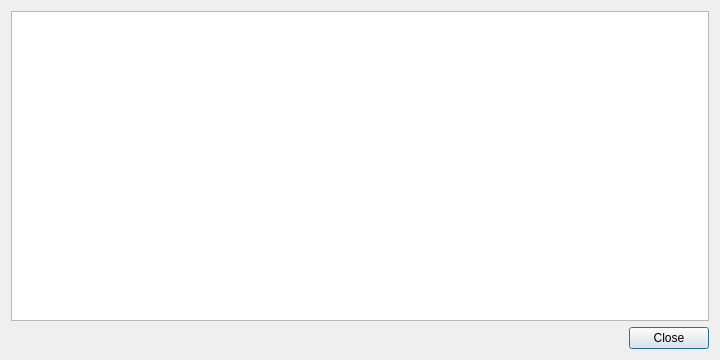
<?xml version="1.0" encoding="UTF-8"?>
<ui version="4.0">
 <class>TransactionDescDialog</class>
 <widget class="QDialog" name="TransactionDescDialog">
  <property name="geometry">
   <rect>
    <x>0</x>
    <y>0</y>
    <width>720</width>
    <height>360</height>
   </rect>
  </property>
  <property name="windowTitle">
   <string>Transaction details</string>
  </property>
  <layout class="QVBoxLayout" name="verticalLayout">
   <item>
    <widget class="QTextEdit" name="detailText">
     <property name="toolTip">
      <string>This pane shows a detailed description of the transaction</string>
     </property>
     <property name="readOnly">
      <bool>true</bool>
     </property>
    </widget>
   </item>
   <item>
    <widget class="QDialogButtonBox" name="buttonBox">
     <property name="orientation">
      <enum>Qt::Horizontal</enum>
     </property>
     <property name="standardButtons">
      <set>QDialogButtonBox::Close</set>
     </property>
    </widget>
   </item>
  </layout>
 </widget>
 <resources/>
 <connections>
  <connection>
   <sender>buttonBox</sender>
   <signal>accepted()</signal>
   <receiver>TransactionDescDialog</receiver>
   <slot>accept()</slot>
   <hints>
    <hint type="sourcelabel">
     <x>248</x>
     <y>254</y>
    </hint>
    <hint type="destinationlabel">
     <x>157</x>
     <y>274</y>
    </hint>
   </hints>
  </connection>
  <connection>
   <sender>buttonBox</sender>
   <signal>rejected()</signal>
   <receiver>TransactionDescDialog</receiver>
   <slot>reject()</slot>
   <hints>
    <hint type="sourcelabel">
     <x>316</x>
     <y>260</y>
    </hint>
    <hint type="destinationlabel">
     <x>286</x>
     <y>274</y>
    </hint>
   </hints>
  </connection>
 </connections>
</ui>
